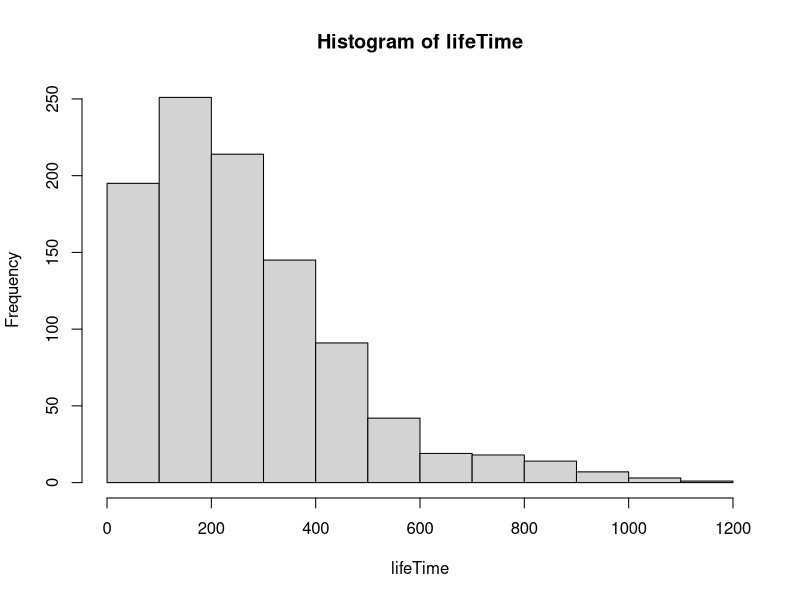

This chart was generated by the following R code: (Note: this script raises an error after producing the figure.)
rm(list=ls())
Q = matrix(
  c(-0.0085,  0.005,  0.0025,       0,   0.001,
          0, -0.014,   0.005,   0.004,   0.005,
          0,      0,  -0.008,   0.003,   0.005,
          0,      0,       0,  -0.009,   0.009,
          0,      0,       0,       0,       0),
  nrow = 5,
  ncol = 5)
Q <- t(Q)


## Task 7

woman = rep(1,1000) # Create 1000 women
N.iter = 1000

count = matrix(0, ncol = 5, nrow = N.iter) #

for (i in 1:N.iter){
  while (woman[i]<5){
    event = rexp(1,rate=-Q[woman[i],woman[i]])
    count[i,woman[i]] = event
    if (woman[i] <4){
    woman[i]=sample(x = c((woman[i]+1):5), size =1, replace =TRUE,
                    prob =-(Q[woman[i],(woman[i]+1):5])/Q[woman[i],woman[i]])
    }
    else{
      woman[i]=5
    }

  }
}

lifeTime = rowSums(count)
hist(lifeTime)
C = qchisq(p = c(0.025,0.975), df = 999)
# Conf for stadard deviation: see notes part 2 file
conf=c(sqrt(999*var(lifeTime)/C[2]),sqrt(999*var(lifeTime)/C[1]))
mean(lifeTime)

n = length(lifeTime)
Conf_control1 = mean(lifeTime) - qt(0.975, df =n-1) * sd(lifeTime) / sqrt(n)
Conf_control2 = mean(lifeTime) + qt(0.975, df =n-1) * sd(lifeTime) / sqrt(n)
c(mean(lifeTime),Conf_control1,Conf_control2) #mean and CI for the mean

#survival rate after 30.5 months
(sum(rowSums(count[,1:2])>30.5 & (count[,3]!=0 | count[,4]!=0)))/1000

############# Opgave 8
Q = Q[1:4,1:4]
funk = function(t){
  ones = rep(1,4)
  p0 = c(1,0,0,0)

  p = vector()
  for (i in 1:length(t)){
    p[i] = 1 - p0%*%expm(x = Q*t[i])%*%ones
  }
  return(p)

}
t = c(1:1000)
plot(funk(t),type ='l',lwd = 3)
lines(ecdf(lifeTime),col='red',lwd = 3)

ks.test(lifeTime, funk)

########## Opgave 9
# Q matrix for treatment
Q2 = matrix(c(-0.0085,0,0,0,0
              ,0.0025,-0.014,0,0,0
              ,0.00125,0,-0.008,0,0
              ,0,0.002,0.003,-0.009,0
              ,0.001,0.005,0.005,0.009,0),5,5)

woman = rep(1,1000) # Create 1000 women
N.iter = 1000

count_treat = matrix(0, ncol = 5, nrow = N.iter) #

for (i in 1:N.iter){
  while (woman[i]<5){
    event = rexp(1,rate=-Q2[woman[i],woman[i]])
    count_treat[i,woman[i]] = event
    if (woman[i] <4){
      woman[i]=sample(x = c((woman[i]+1):5), size =1, replace =TRUE,
                      prob =-(Q2[woman[i],(woman[i]+1):5])/Q2[woman[i],woman[i]])
    }
    else{
      woman[i]=5
    }

  }
}

# S function for non-treatment
life_cdf=ecdf(lifeTime)

S_func = function(dt , t){
  S = (1000-dt(t)*1000)/1000
       return(S)
}
plot(S_func(life_cdf,1:1000))

# find s for treatment
lifeTimeTreat =rowSums(count_treat)
lifeTreat_cdf=ecdf(lifeTimeTreat)
plot(S_func(lifeTreat_cdf,1:1000))


# plot with death rate for treat and non-treat
plot(S_func(life_cdf,1:1000),col = 'red',type='l')
lines(S_func(lifeTreat_cdf,1:1000),col='blue',type='l')


#### Opgave 10
# Log rank test
N1 = S_func(life_cdf,0:1000)*1000
N2 = S_func(lifeTreat_cdf,0:1000)*1000
N = (S_func(life_cdf,0:1000)+S_func(lifeTreat_cdf,0:1000))*1000

O1 = abs(diff(N1))
O2 = abs(diff(N2))
O = abs(diff(N))

N = N[1:1000]
N2 = N2[1:1000]

E2 = O/N*N2

V = (O*(N2/N)*(1-N2/N)*(N-O))/(N-1)

Z = sum(O2-E2)/sum(V)

pValue = 1-pnorm(Z)

mean(V)

####### Opgave 11
# Man rykker stadie kontinuert og ikke længere på en fast dag på måneden
#
